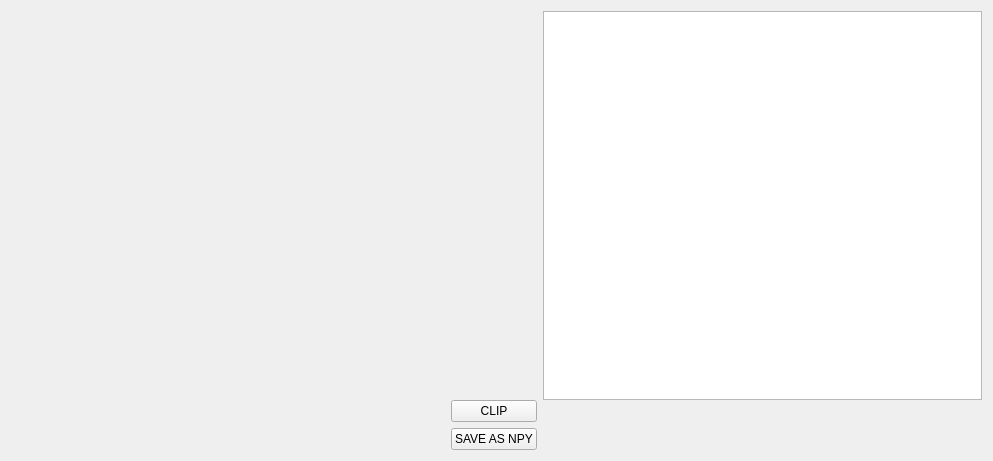
<?xml version="1.0" encoding="UTF-8"?>
<ui version="4.0">
 <class>Form</class>
 <widget class="QWidget" name="Form">
  <property name="geometry">
   <rect>
    <x>0</x>
    <y>0</y>
    <width>993</width>
    <height>461</height>
   </rect>
  </property>
  <property name="windowTitle">
   <string>Clipping</string>
  </property>
  <layout class="QGridLayout" name="gridLayout">
   <item row="1" column="2">
    <layout class="QVBoxLayout" name="verticalLayout_2">
     <item>
      <widget class="QGraphicsView" name="graphicsView"/>
     </item>
     <item>
      <spacer name="verticalSpacer_2">
       <property name="orientation">
        <enum>Qt::Vertical</enum>
       </property>
       <property name="sizeType">
        <enum>QSizePolicy::Preferred</enum>
       </property>
       <property name="sizeHint" stdset="0">
        <size>
         <width>20</width>
         <height>50</height>
        </size>
       </property>
      </spacer>
     </item>
    </layout>
   </item>
   <item row="1" column="1">
    <layout class="QVBoxLayout" name="verticalLayout">
     <item>
      <spacer name="verticalSpacer">
       <property name="orientation">
        <enum>Qt::Vertical</enum>
       </property>
       <property name="sizeHint" stdset="0">
        <size>
         <width>20</width>
         <height>40</height>
        </size>
       </property>
      </spacer>
     </item>
     <item>
      <widget class="QPushButton" name="maskButton">
       <property name="text">
        <string>CLIP</string>
       </property>
      </widget>
     </item>
     <item>
      <widget class="QPushButton" name="saveButton">
       <property name="text">
        <string>SAVE AS NPY</string>
       </property>
      </widget>
     </item>
    </layout>
   </item>
   <item row="1" column="0">
    <spacer name="horizontalSpacer">
     <property name="orientation">
      <enum>Qt::Horizontal</enum>
     </property>
     <property name="sizeHint" stdset="0">
      <size>
       <width>40</width>
       <height>20</height>
      </size>
     </property>
    </spacer>
   </item>
  </layout>
 </widget>
 <resources/>
 <connections/>
</ui>
